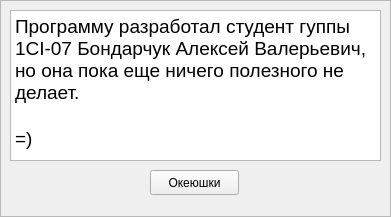
<?xml version="1.0" encoding="UTF-8"?>
<ui version="4.0">
 <class>About</class>
 <widget class="QFrame" name="About">
  <property name="windowModality">
   <enum>Qt::NonModal</enum>
  </property>
  <property name="geometry">
   <rect>
    <x>0</x>
    <y>0</y>
    <width>391</width>
    <height>217</height>
   </rect>
  </property>
  <property name="minimumSize">
   <size>
    <width>387</width>
    <height>202</height>
   </size>
  </property>
  <property name="windowTitle">
   <string>About</string>
  </property>
  <property name="frameShape">
   <enum>QFrame::StyledPanel</enum>
  </property>
  <property name="frameShadow">
   <enum>QFrame::Raised</enum>
  </property>
  <widget class="QTextBrowser" name="textBrowser">
   <property name="geometry">
    <rect>
     <x>10</x>
     <y>10</y>
     <width>371</width>
     <height>151</height>
    </rect>
   </property>
   <property name="html">
    <string>&lt;!DOCTYPE HTML PUBLIC &quot;-//W3C//DTD HTML 4.0//EN&quot; &quot;http://www.w3.org/TR/REC-html40/strict.dtd&quot;&gt;
&lt;html&gt;&lt;head&gt;&lt;meta name=&quot;qrichtext&quot; content=&quot;1&quot; /&gt;&lt;style type=&quot;text/css&quot;&gt;
p, li { white-space: pre-wrap; }
&lt;/style&gt;&lt;/head&gt;&lt;body style=&quot; font-family:'Sans Serif'; font-size:9pt; font-weight:400; font-style:normal;&quot;&gt;
&lt;p style=&quot; margin-top:0px; margin-bottom:0px; margin-left:0px; margin-right:0px; -qt-block-indent:0; text-indent:0px;&quot;&gt;&lt;span style=&quot; font-family:'DejaVu Sans'; font-size:14pt;&quot;&gt;Программу разработал студент гуппы 1СI-07 Бондарчук Алексей Валерьевич, но она пока еще ничего полезного не делает.&lt;/span&gt;&lt;/p&gt;
&lt;p style=&quot;-qt-paragraph-type:empty; margin-top:0px; margin-bottom:0px; margin-left:0px; margin-right:0px; -qt-block-indent:0; text-indent:0px; font-family:'DejaVu Sans'; font-size:14pt;&quot;&gt;&lt;/p&gt;
&lt;p style=&quot; margin-top:0px; margin-bottom:0px; margin-left:0px; margin-right:0px; -qt-block-indent:0; text-indent:0px;&quot;&gt;&lt;span style=&quot; font-family:'DejaVu Sans'; font-size:14pt;&quot;&gt;=)&lt;/span&gt;&lt;/p&gt;&lt;/body&gt;&lt;/html&gt;</string>
   </property>
  </widget>
  <widget class="QPushButton" name="pushButton">
   <property name="geometry">
    <rect>
     <x>150</x>
     <y>170</y>
     <width>89</width>
     <height>25</height>
    </rect>
   </property>
   <property name="text">
    <string>Океюшки</string>
   </property>
  </widget>
 </widget>
 <resources/>
 <connections>
  <connection>
   <sender>pushButton</sender>
   <signal>clicked()</signal>
   <receiver>About</receiver>
   <slot>close()</slot>
   <hints>
    <hint type="sourcelabel">
     <x>344</x>
     <y>282</y>
    </hint>
    <hint type="destinationlabel">
     <x>198</x>
     <y>148</y>
    </hint>
   </hints>
  </connection>
 </connections>
</ui>
